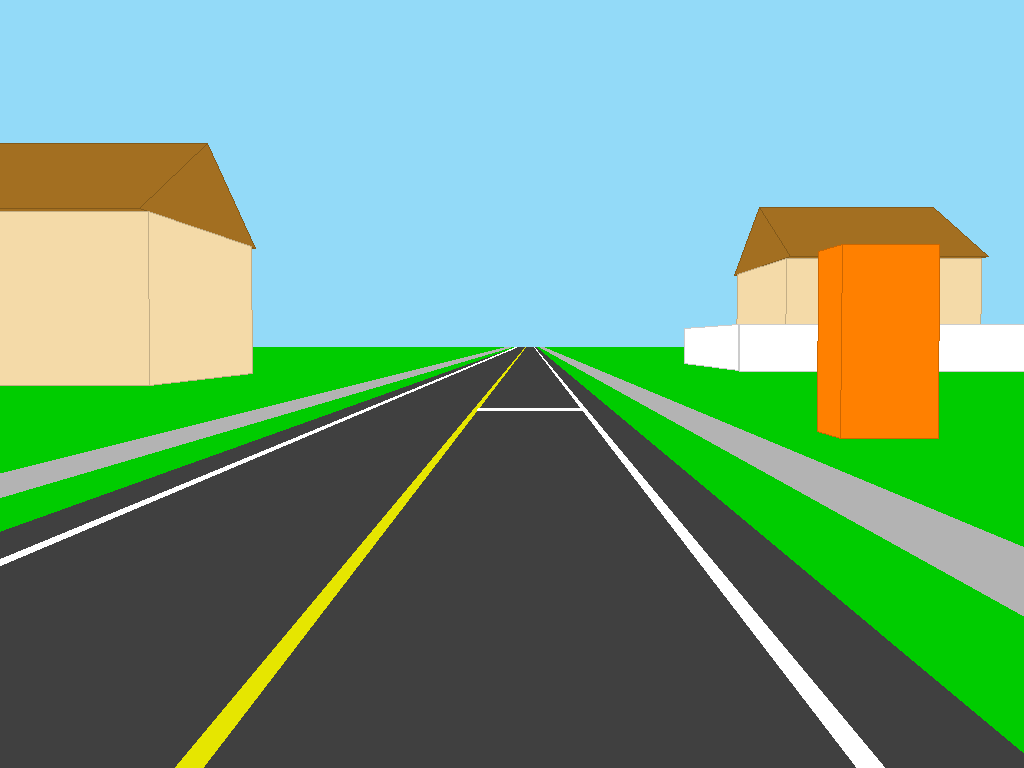
//> input picture HW3/img/road.bmp, 1024 x 768 px
$ ./HW3_2   (built with g++ and OpenCV 4)
//> lines starting //> are read from the running program, lines starting //| are printed output that depends on the picture
#define _CRT_SECURE_NO_DEPRECATE
#include <opencv2\opencv.hpp>
#include <opencv2\highgui\highgui.hpp>
#include <stdio.h>
#include <iostream>
#include <vector>
#include <string>
#include <math.h>
#include <cmath>

#define PI 3.14159265359
using namespace std;
using namespace cv;
void world_Unwarp(Mat);
double cot(double);

int main()
{
	//Image Read
	Mat road = imread("road.bmp", 1);
//> road is the input picture: 768 rows x 1024 cols, CV_8UC3; mean B, G, R 130.7, 156.9, 114.4
	world_Unwarp(road);
	waitKey(0);

	return 0;
}
void world_Unwarp(Mat I) {
	int m = I.rows, n = I.cols;
//> m = 768; n = 1024
	int x, y;
	double alpha = 15 * PI / 180, dx = 4, dy = -10, dz = 5, gamma0 = 0, theta0 = 0.025;
	//找到轉換後的大小Hu與Wu
	int Xmax = 0, Ymax = 0;
	int Xmin = 9999999, Ymin = 9999999;

	int uHorizon = ceil((m - 1) * (-theta0 + alpha) / (double)(2 * alpha));
//> uHorizon = 347

	for (int u = uHorizon; u < m; u++) {
		for (int v = 0; v < n; v++) {
			x = round(dz * cot(theta0 - alpha + u * ((2 * alpha) / (double)(m - 1))) * sin(gamma0 - alpha + v * ((2 * alpha) / (double)(n - 1))) + dx);
			y = round(dz * cot(theta0 - alpha + u * ((2 * alpha) / (double)(m - 1))) * cos(gamma0 - alpha + v * ((2 * alpha) / (double)(n - 1))) + dy);
			Xmax = x > Xmax ? x : Xmax;
			Ymax = y > Ymax ? y : Ymax;
			Xmin = x < Xmin ? x : Xmin;
			Ymin = y < Ymin ? y : Ymin;
		}
	}
//> after the loop, x = 8; y = 6; Xmax = 15600; Ymax = 60246; Xmin = -15592; Ymin = 6
	int M = Xmax - Xmin, N = Ymax - Ymin;
//> M = 31192; N = 60240
	int r = 50; //Hu,Wu的縮小比例
	int nM = M / r, nN = N / r;
//> nM = 623; nN = 1204
	printf("轉換後的大小Hu:%d,Wu,%d縮小%d倍\n", M, N,r);
//| 轉換後的大小Hu:31192,Wu,60240縮小50倍


	//建立一張強度為(128,128,128)的圖
	Mat UnI(nM, nN, CV_8UC3);
	for (int nx = 0; nx < nM; nx++) {
		for (int ny = 0; ny < nN; ny++) {
			UnI.at<Vec3b>(nx, ny)[0] = 128;
			UnI.at<Vec3b>(nx, ny)[1] = 128;
			UnI.at<Vec3b>(nx, ny)[2] = 128;
		}
	}
//> UnI: 623 rows x 1204 cols, CV_8UC3; every value is 128


	int iI, jI;
	int u, v;
	for (int nx = 0; nx < nM; nx++) {
		for (int ny = 0; ny < nN; ny++) {
			x = r * nx + Xmin, y = r * ny;
			u = round(((m - 1) / (double)(2 * alpha)) * (atan(dz * sin(atan((x - dx) / (double)(y - dy))) / (double)(x - dx)) - theta0 + alpha));
			v = round(((n - 1) / (double)(2 * alpha)) * (atan((x - dx) / (double)(y - dy)) - gamma0 + alpha));
			if (u >= uHorizon && u < m && v >= 0 && v < n) {
				UnI.at<Vec3b>(nx, ny)[0] = I.at<Vec3b>(u, v)[0];
				UnI.at<Vec3b>(nx, ny)[1] = I.at<Vec3b>(u, v)[1];
				UnI.at<Vec3b>(nx, ny)[2] = I.at<Vec3b>(u, v)[2];
			}
		}
	}
//> this loop made 623 passes
//> (x, v) on passes 1 to 3: (-15592, 16), (-15542, 17), (-15492, 19)
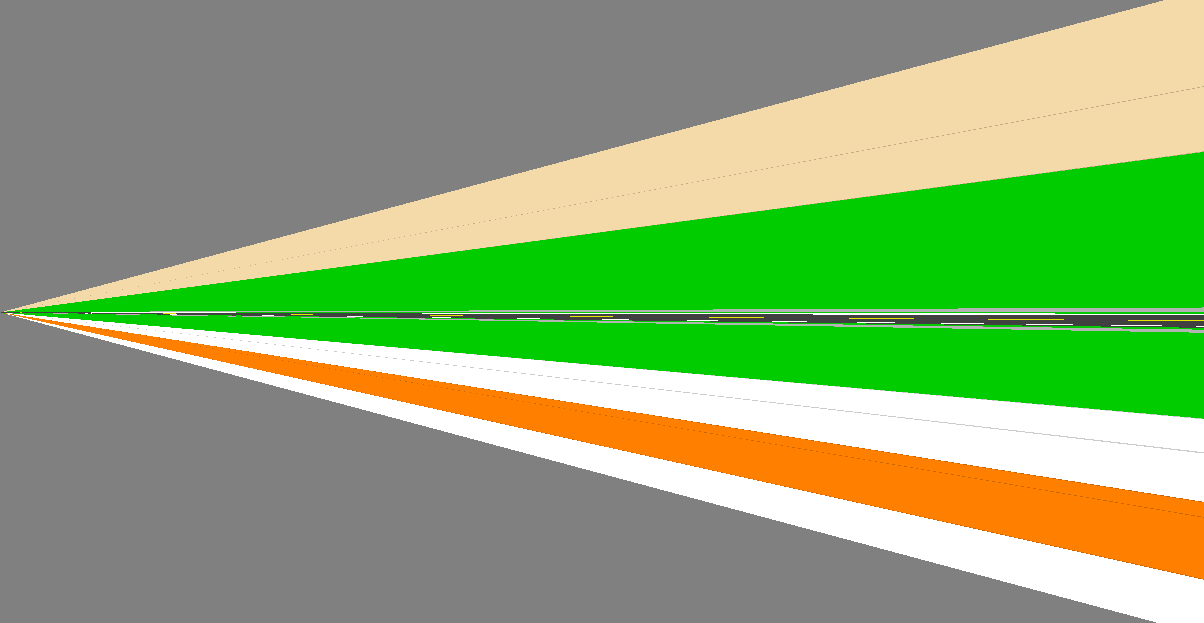
//> UnI: 623 rows x 1204 cols, CV_8UC3; mean B, G, R 113.9, 168.6, 139.8
//> after the loop, x = 15508; y = 60150; u = 347; v = 1004
	imshow("result", UnI);

	int w = 800, h = 400;
	Mat s_UnI(h, w, CV_8UC3);
	int x_start = (M/2) - h / 2, y_start = 0;
//> x_start = 15396
	int nx, ny;

	for (int x = 0; x < h; x++) {
		for (int y = 0; y < w; y++) {
			nx = x + x_start + Xmin;
			ny = y + y_start;
			u = round(((m - 1) / (double)(2 * alpha)) * (atan(dz * sin(atan((nx - dx) / (double)(ny - dy))) / (double)(nx - dx)) - theta0 + alpha));
			v = round(((n - 1) / (double)(2 * alpha)) * (atan((nx - dx) / (double)(ny - dy)) - gamma0 + alpha));
			if (u >= uHorizon && u < m && v >= 0 && v < n) {
				s_UnI.at<Vec3b>(x, y)[0] = I.at<Vec3b>(u, v)[0];
				s_UnI.at<Vec3b>(x, y)[1] = I.at<Vec3b>(u, v)[1];
				s_UnI.at<Vec3b>(x, y)[2] = I.at<Vec3b>(u, v)[2];
			}
		}
	}
//> this loop made 400 passes
//> v on passes 1 to 3: 38, 40, 43
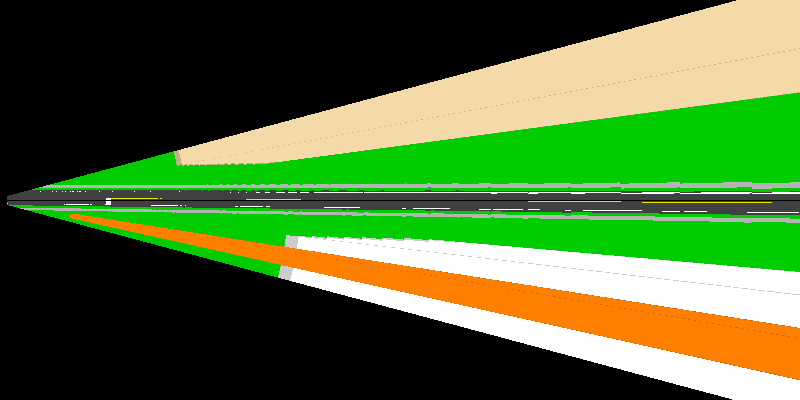
//> s_UnI: 400 rows x 800 cols, CV_8UC3; mean B, G, R 53.1, 106.3, 79.7
	imshow("result2", s_UnI);
}
double cot(double x) {
	return 1 / tan(x);
}
